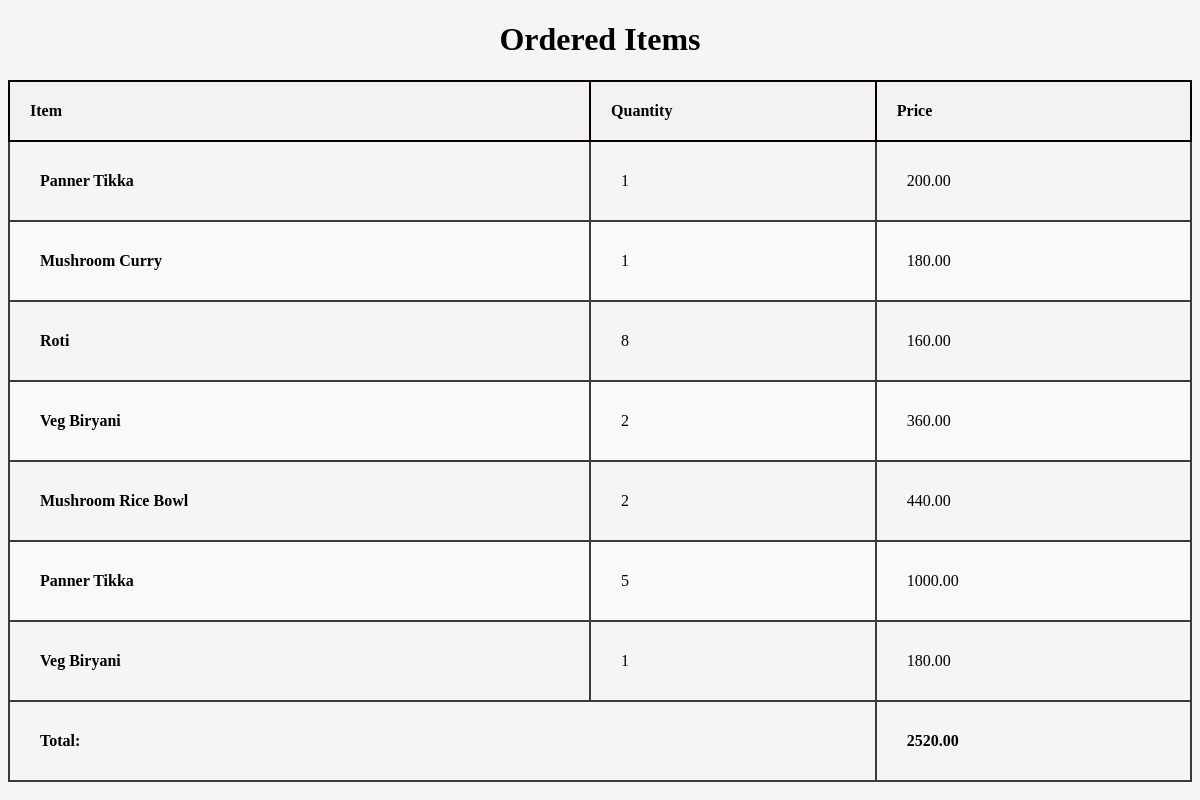
Page /order_summary/ (signed in) on the committed database.
### orderservice/models.py (models this page shows, shortened)
class OrderList(models.Model):
    customer = models.ForeignKey(User, on_delete=models.SET_NULL,null=True,blank=True)
    menu_item = models.ForeignKey(MenuItem, on_delete=models.CASCADE)
    quantity = models.IntegerField(default=1)
    total_price = models.DecimalField(max_digits=10, decimal_places=2, editable=False)

class MenuItem(models.Model):
    name = models.CharField(max_length=255)
    description = models.TextField()
    price = models.DecimalField(max_digits=6, decimal_places=2)
    image = models.ImageField(upload_to='orderservices/',max_length=250,null=True,default=None)

### order/views.py (the view)
# urls.py: path('order_summary/',views.order_summary,name='order_summary'),
@login_required
def order_summary(request):
    order_lists = OrderList.objects.filter(customer=request.user)
    total_price = sum(order_list.total_price for order_list in order_lists)
    return render(request, 'order_summary.html', {'order_lists': order_lists, 'total_price': total_price})

### templates/order_summary.html (shortened to what this page needs)
<!DOCTYPE html>
<html lang="en">
<head>
</head>
<body>
    <center><h1>Ordered Items </h1></center>
  <table>
    <thead>
      <tr>
        <th>Item</th>
        <th>Quantity</th>
        <th>Price</th>
      </tr>
    </thead>
    <tbody>
      {% for order_list in order_lists %}
        <tr>
          <td><B>{{ order_list.menu_item.name }}</B></td>
          <td>{{ order_list.quantity }}</td>
          <td>{% with total_price=order_list.total_price %}{{ total_price|floatformat:2 }}{% endwith %}</td>
        </tr>
      {% endfor %}
    </tbody>
    <tfoot>
      <tr>
        <td colspan="2"><strong>Total:</strong></td>
        <td><strong>{% with total_price=total_price %}{{ total_price|floatformat:2 }}{% endwith %}</strong></td>
      </tr>
    </tfoot>
  </table>
</body>
</html>

### templates/order_summary.html (style rules this page uses)
body { background-color:whitesmoke; }
table { border-collapse: collapse; width: 100%; margin: 40px 10; }
th { background-color: #f2f2f2; padding: 20px; text-align: left; border: 2px solid #0c0000; }
td { padding: 30px; border: 2px solid #3b3b3b; }
tr:nth-child(even) { background-color: #f9f9f9; }

### rows in the picture
OrderList: menu_item.name "Panner Tikka", quantity "1", total_price "200.00"
OrderList: menu_item.name "Mushroom Curry", quantity "1", total_price "180.00"
OrderList: menu_item.name "Roti", quantity "8", total_price "160.00"
OrderList: menu_item.name "Veg Biryani", quantity "2", total_price "360.00"
OrderList: menu_item.name "Mushroom Rice Bowl", quantity "2", total_price "440.00"
OrderList: menu_item.name "Panner Tikka", quantity "5", total_price "1000.00"
OrderList: menu_item.name "Veg Biryani", quantity "1", total_price "180.00"

### other values in the picture
{{ total_price|floatformat:2 }} "2520.00"
